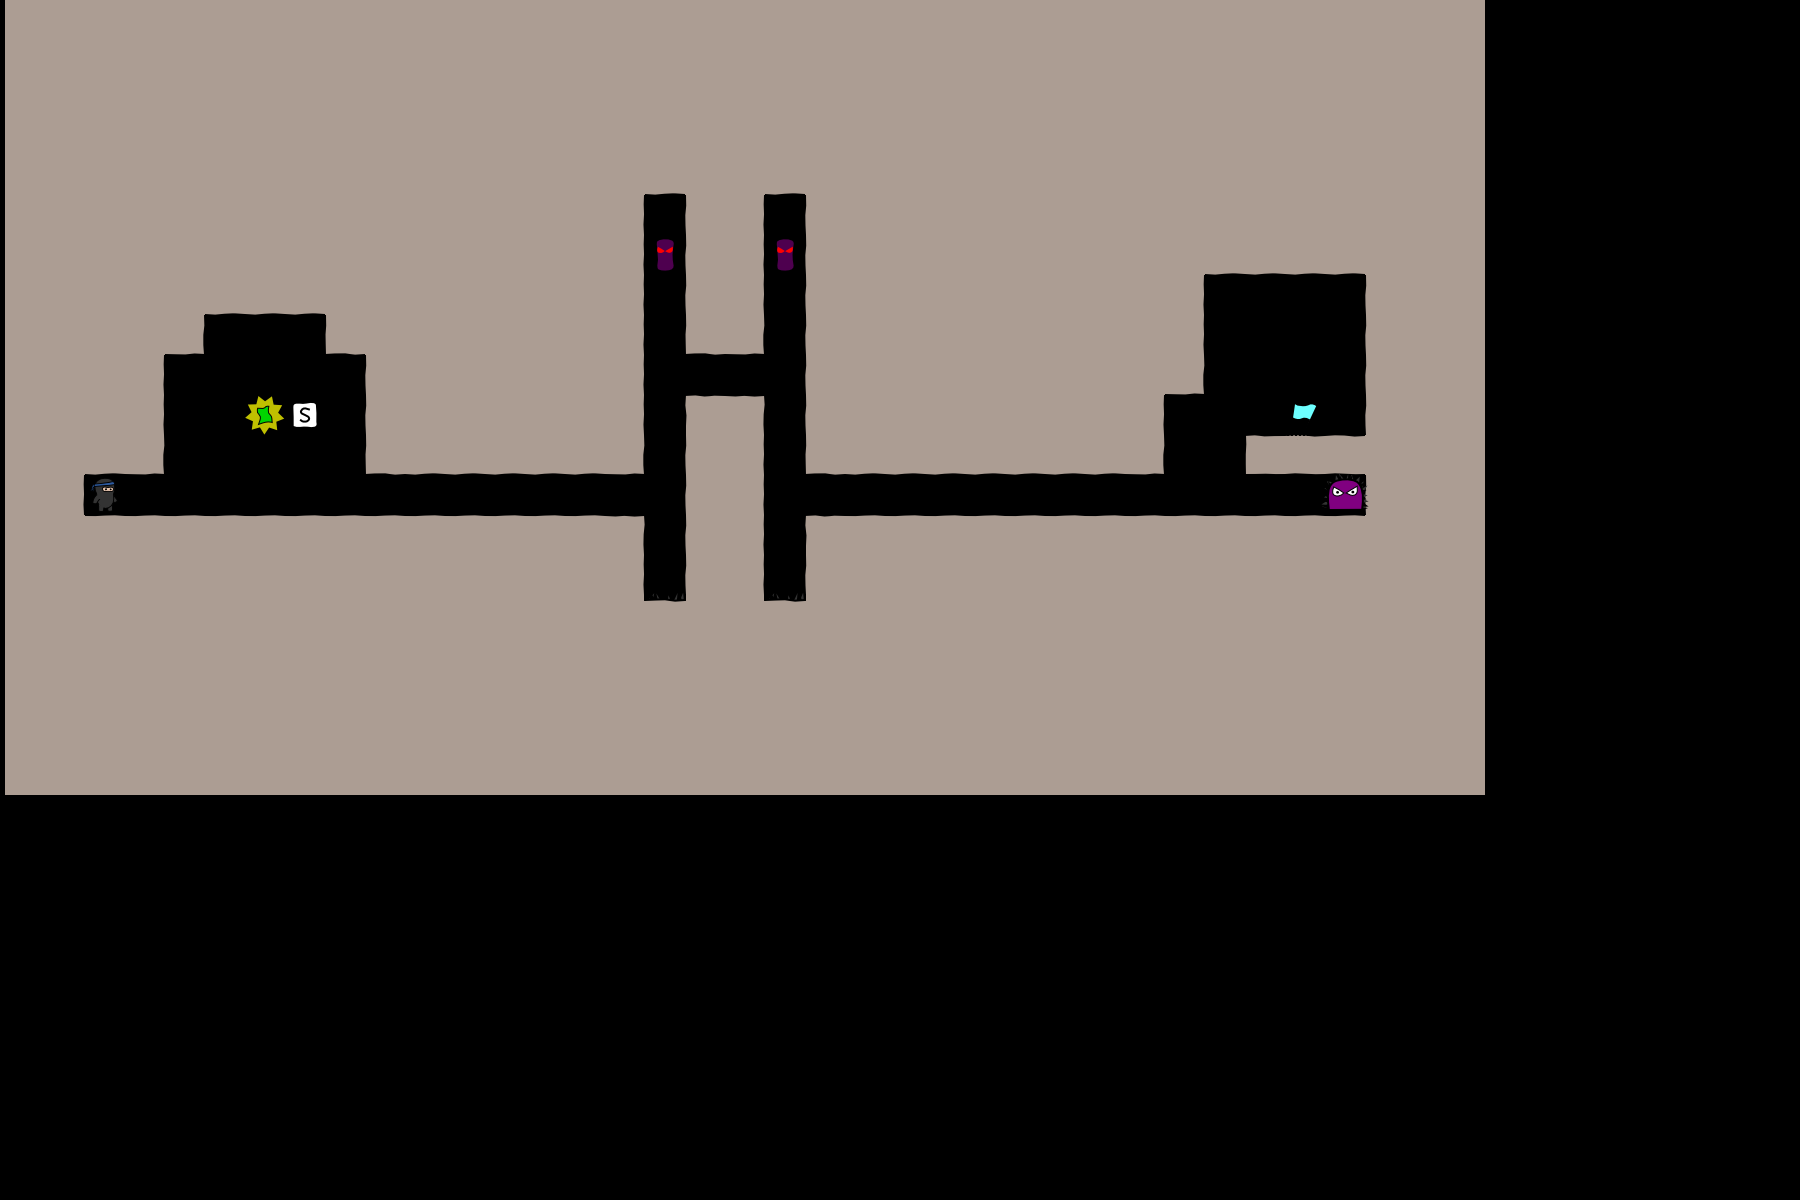

The image is a tile-based game level rendered from a .tmx file. Its description and complete source (layers, tilesets, objects, tile grids) follow:
An orthogonal 45x30 tile map with 40x40 px tiles, 3 tile layers (bg, objects, fg), 2 tilesets.

<map version="1.0" orientation="orthogonal" width="45" height="30" tilewidth="40" tileheight="40">
 <tileset firstgid="1" name="world1" tilewidth="50" tileheight="50">
  <image source="world1.png" width="400" height="400" />
 </tileset>
 <tileset firstgid="65" name="objectpalette" tilewidth="50" tileheight="50">
  <image source="objectpalette.png" width="400" height="400" />
 </tileset>
 <layer name="bg" width="37" height="20">
  <data encoding="csv">  18,18,18,18,18,18,18,18,18,18,18,18,18,18,18,18,18,18,18,18,18,18,18,18,18,18,18,18,18,18,18,18,18,18,18,18,18,
  18,18,18,18,18,18,18,18,18,18,18,18,18,18,18,18,18,18,18,18,18,18,18,18,18,18,18,18,18,18,18,18,18,18,18,18,18,
  18,18,18,18,18,18,18,18,18,18,18,18,18,18,18,18,18,18,18,18,18,18,18,18,18,18,18,18,18,18,18,18,18,18,18,18,18,
  18,18,18,18,18,18,18,18,18,18,18,18,18,18,18,18,18,18,18,18,18,18,18,18,18,18,18,18,18,18,18,18,18,18,18,18,18,
  18,18,18,18,18,18,18,18,18,18,18,18,18,18,18,18,26,18,18,26,18,18,18,18,18,18,18,18,18,18,18,18,18,18,18,18,18,
  18,18,18,18,18,18,18,18,18,18,18,18,18,18,18,19,0,17,19,0,17,18,18,18,18,18,18,18,18,18,18,18,18,18,18,18,18,
  18,18,18,18,18,18,18,18,18,18,18,18,18,18,18,19,0,17,19,0,17,18,18,18,18,18,18,18,18,18,26,26,26,26,18,18,18,
  18,18,18,18,18,26,26,26,18,18,18,18,18,18,18,19,0,17,19,0,17,18,18,18,18,18,18,18,18,19,0,0,0,0,17,18,18,
  18,18,18,18,27,0,0,0,25,18,18,18,18,18,18,19,0,25,27,0,17,18,18,18,18,18,18,18,18,19,0,0,0,0,17,18,18,
  18,18,18,19,0,0,0,0,0,17,18,18,18,18,18,19,0,0,0,0,17,18,18,18,18,18,18,18,18,27,0,0,0,0,17,18,18,
  18,18,18,19,0,0,0,62,0,17,18,18,18,18,18,19,0,9,11,0,17,18,18,18,18,18,18,18,19,0,0,0,0,0,17,18,18,
  18,18,26,27,0,0,0,0,0,25,26,26,26,26,26,27,0,17,19,0,25,26,26,26,26,26,26,26,27,0,0,1,2,2,18,18,18,
  18,19,0,0,0,0,0,0,0,0,0,0,0,0,0,0,0,17,19,0,0,0,0,0,0,0,0,0,0,0,0,0,0,0,17,18,18,
  18,18,10,10,10,10,10,10,10,10,10,10,10,10,10,11,0,17,19,0,9,10,10,10,10,10,10,10,10,10,10,10,10,10,18,18,18,
  18,18,18,18,18,18,18,18,18,18,18,18,18,18,18,19,0,17,19,0,17,18,18,18,18,18,18,18,18,18,18,18,18,18,18,18,18,
  18,18,18,18,18,18,18,18,18,18,18,18,18,18,18,18,0,18,18,0,18,18,18,18,18,18,18,18,18,18,18,18,18,18,18,18,18,
  18,18,18,18,18,18,18,18,18,18,18,18,18,18,18,18,18,18,18,18,18,18,18,18,18,18,18,18,18,18,18,18,18,18,18,18,18,
  18,18,18,18,18,18,18,18,18,18,18,18,18,18,18,18,18,18,18,18,18,18,18,18,18,18,18,18,18,18,18,18,18,18,18,18,18,
  18,18,18,18,18,18,18,18,18,18,18,18,18,18,18,18,18,18,18,18,18,18,18,18,18,18,18,18,18,18,18,18,18,18,18,18,18,
  18,18,18,18,18,18,18,18,18,18,18,18,18,18,18,18,18,18,18,18,18,18,18,18,18,18,18,18,18,18,18,18,18,18,18,18,18
</data>
 </layer>
 <layer name="objects" width="37" height="20">
  <data encoding="csv">
  0,0,0,0,0,0,0,0,0,0,0,0,0,0,0,0,0,0,0,0,0,0,0,0,0,0,0,0,0,0,0,0,0,0,0,0,0,
  0,0,0,0,0,0,0,0,0,0,0,0,0,0,0,0,0,0,0,0,0,0,0,0,0,0,0,0,0,0,0,0,0,0,0,0,0,
  0,0,0,0,0,0,0,0,0,0,0,0,0,0,0,0,0,0,0,0,0,0,0,0,0,0,0,0,0,0,0,0,0,0,0,0,0,
  0,0,0,0,0,0,0,0,0,0,0,0,0,0,0,0,0,0,0,0,0,0,0,0,0,0,0,0,0,0,0,0,0,0,0,0,0,
  0,0,0,0,0,0,0,0,0,0,0,0,0,0,0,0,0,0,0,0,0,0,0,0,0,0,0,0,0,0,0,0,0,0,0,0,0,
  0,0,0,0,0,0,0,0,0,0,0,0,0,0,0,0,0,0,0,0,0,0,0,0,0,0,0,0,0,0,0,0,0,0,0,0,0,
  0,0,0,0,0,0,0,0,0,0,0,0,0,0,0,0,74,0,0,74,0,0,0,0,0,0,0,0,0,0,0,0,0,0,0,0,0,
  0,0,0,0,0,0,0,0,0,0,0,0,0,0,0,0,0,0,0,0,0,0,0,0,0,0,0,0,0,0,0,0,0,0,0,0,0,
  0,0,0,0,0,0,0,0,0,0,0,0,0,0,0,0,0,0,0,0,0,0,0,0,0,0,0,0,0,0,0,0,0,0,0,0,0,
  0,0,0,0,0,0,0,0,0,0,0,0,0,0,0,0,0,0,0,0,0,0,0,0,0,0,0,0,0,0,0,0,0,0,0,0,0,
  0,0,0,0,0,0,70,0,0,0,0,0,0,0,0,0,0,0,0,0,0,0,0,0,0,0,0,0,0,0,0,0,66,0,0,0,0,
  0,0,0,0,0,0,0,0,0,0,0,0,0,0,0,0,0,0,0,0,0,0,0,0,0,0,0,0,0,0,0,0,0,0,0,0,0,
  0,0,65,0,0,0,0,0,0,0,0,0,0,0,0,0,0,0,0,0,0,0,0,0,0,0,0,0,0,0,0,0,0,73,0,0,0,
  0,0,0,0,0,0,0,0,0,0,0,0,0,0,0,0,0,0,0,0,0,0,0,0,0,0,0,0,0,0,0,0,0,0,0,0,0,
  0,0,0,0,0,0,0,0,0,0,0,0,0,0,0,0,0,0,0,0,0,0,0,0,0,0,0,0,0,0,0,0,0,0,0,0,0,
  0,0,0,0,0,0,0,0,0,0,0,0,0,0,0,0,106,0,0,106,0,0,0,0,0,0,0,0,0,0,0,0,0,0,0,0,0,
  0,0,0,0,0,0,0,0,0,0,0,0,0,0,0,0,0,0,0,0,0,0,0,0,0,0,0,0,0,0,0,0,0,0,0,0,0,
  0,0,0,0,0,0,0,0,0,0,0,0,0,0,0,0,0,0,0,0,0,0,0,0,0,0,0,0,0,0,0,0,0,0,0,0,0,
  0,0,0,0,0,0,0,0,0,0,0,0,0,0,0,0,0,0,0,0,0,0,0,0,0,0,0,0,0,0,0,0,0,0,0,0,0,
  0,0,0,0,0,0,0,0,0,0,0,0,0,0,0,0,0,0,0,0,0,0,0,0,0,0,0,0,0,0,0,0,0,0,0,0,0
</data>
 </layer>
 <layer name="fg" width="37" height="20">
  <data encoding="csv">
  0,0,0,0,0,0,0,0,0,0,0,0,0,0,0,0,0,0,0,0,0,0,0,0,0,0,0,0,0,0,0,0,0,0,0,0,0,
  0,0,0,0,0,0,0,0,0,0,0,0,0,0,0,0,0,0,0,0,0,0,0,0,0,0,0,0,0,0,0,0,0,0,0,0,0,
  0,0,0,0,0,0,0,0,0,0,0,0,0,0,0,0,0,0,0,0,0,0,0,0,0,0,0,0,0,0,0,0,0,0,0,0,0,
  0,0,0,0,0,0,0,0,0,0,0,0,0,0,0,0,0,0,0,0,0,0,0,0,0,0,0,0,0,0,0,0,0,0,0,0,0,
  0,0,0,0,0,0,0,0,0,0,0,0,0,0,0,0,0,0,0,0,0,0,0,0,0,0,0,0,0,0,0,0,0,0,0,0,0,
  0,0,0,0,0,0,0,0,0,0,0,0,0,0,0,0,0,0,0,0,0,0,0,0,0,0,0,0,0,0,0,0,0,0,0,0,0,
  0,0,0,0,0,0,0,0,0,0,0,0,0,0,0,0,0,0,0,0,0,0,0,0,0,0,0,0,0,0,0,0,0,0,0,0,0,
  0,0,0,0,0,0,0,0,0,0,0,0,0,0,0,0,0,0,0,0,0,0,0,0,0,0,0,0,0,0,0,0,0,0,0,0,0,
  0,0,0,0,0,0,0,0,0,0,0,0,0,0,0,0,0,0,0,0,0,0,0,0,0,0,0,0,0,0,0,0,0,0,0,0,0,
  0,0,0,0,0,0,0,0,0,0,0,0,0,0,0,0,0,0,0,0,0,0,0,0,0,0,0,0,0,0,0,0,0,0,0,0,0,
  0,0,0,0,0,0,0,0,0,0,0,0,0,0,0,0,0,0,0,0,0,0,0,0,0,0,0,0,0,0,0,0,0,0,0,0,0,
  0,0,0,0,0,0,0,0,0,0,0,0,0,0,0,0,0,0,0,0,0,0,0,0,0,0,0,0,0,0,0,0,0,0,0,0,0,
  0,0,0,0,0,0,0,0,0,0,0,0,0,0,0,0,0,0,0,0,0,0,0,0,0,0,0,0,0,0,0,0,0,0,0,0,0,
  0,0,0,0,0,0,0,0,0,0,0,0,0,0,0,0,0,0,0,0,0,0,0,0,0,0,0,0,0,0,0,0,0,0,0,0,0,
  0,0,0,0,0,0,0,0,0,0,0,0,0,0,0,0,0,0,0,0,0,0,0,0,0,0,0,0,0,0,0,0,0,0,0,0,0,
  0,0,0,0,0,0,0,0,0,0,0,0,0,0,0,0,0,0,0,0,0,0,0,0,0,0,0,0,0,0,0,0,0,0,0,0,0,
  0,0,0,0,0,0,0,0,0,0,0,0,0,0,0,0,0,0,0,0,0,0,0,0,0,0,0,0,0,0,0,0,0,0,0,0,0,
  0,0,0,0,0,0,0,0,0,0,0,0,0,0,0,0,0,0,0,0,0,0,0,0,0,0,0,0,0,0,0,0,0,0,0,0,0,
  0,0,0,0,0,0,0,0,0,0,0,0,0,0,0,0,0,0,0,0,0,0,0,0,0,0,0,0,0,0,0,0,0,0,0,0,0,
  0,0,0,0,0,0,0,0,0,0,0,0,0,0,0,0,0,0,0,0,0,0,0,0,0,0,0,0,0,0,0,0,0,0,0,0,0
</data>
 </layer>
</map>
